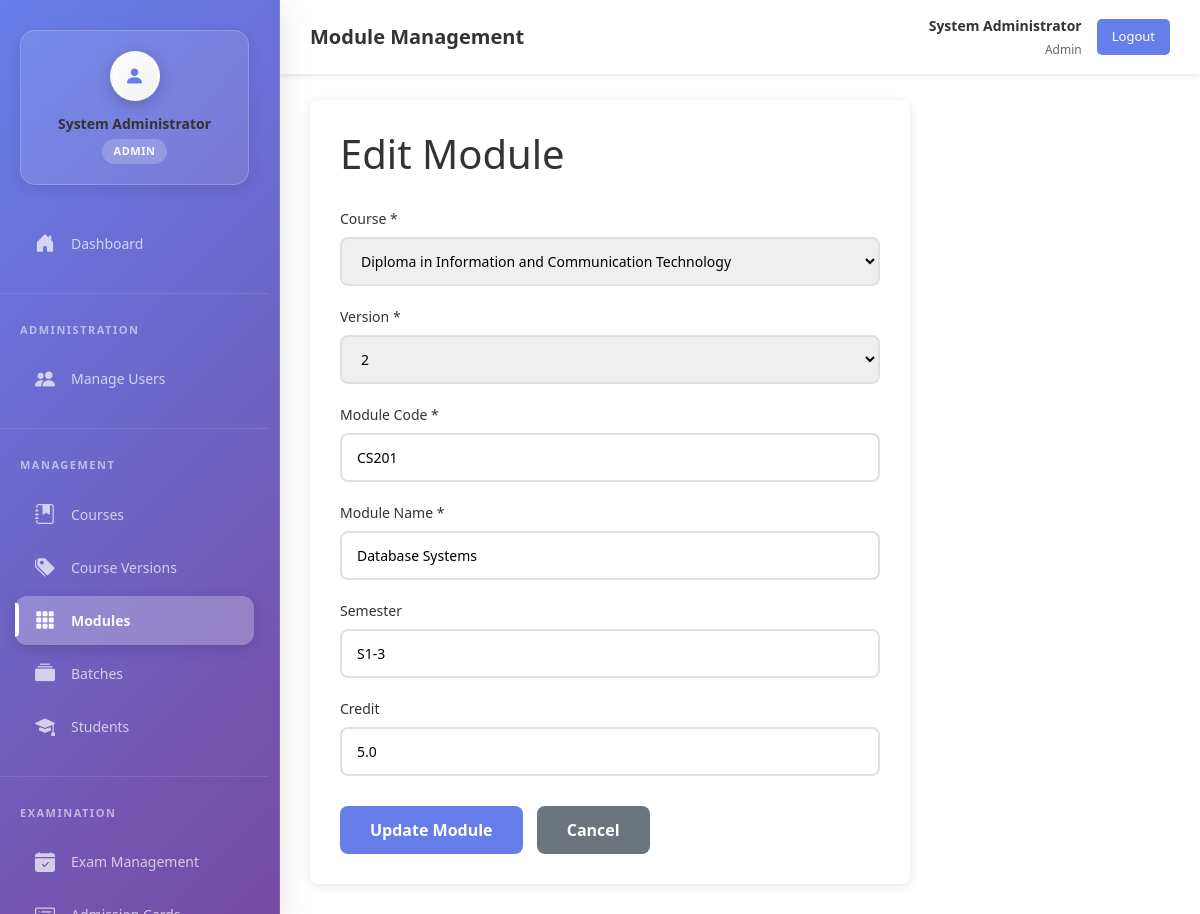
Screenshot of /views/index.php?action=modules&sub=edit&id=64 (signed in) with the database file from the repository.
### tables this page shows
CREATE TABLE IF NOT EXISTS `module` (
  `id` int NOT NULL AUTO_INCREMENT,
  `mcode` varchar(50) NOT NULL,
  `mname` varchar(200) NOT NULL,
  `cid` int NOT NULL,
  `version_id` int NOT NULL,
  `semester` varchar(20) DEFAULT NULL,
  `credit` decimal(3,1) DEFAULT '0.0',
  `created_at` timestamp NULL DEFAULT CURRENT_TIMESTAMP,
  `updated_at` timestamp NULL DEFAULT CURRENT_TIMESTAMP ON UPDATE CURRENT_TIMESTAMP,
  PRIMARY KEY (`id`),
  UNIQUE KEY `unique_module_code_version` (`mcode`,`version_id`),
  KEY `cid` (`cid`),
  KEY `version_id` (`version_id`)
);

CREATE TABLE IF NOT EXISTS `courses` (
  `id` int NOT NULL AUTO_INCREMENT,
  `cname` varchar(100) NOT NULL,
  `created_at` timestamp NULL DEFAULT CURRENT_TIMESTAMP,
  `updated_at` timestamp NULL DEFAULT CURRENT_TIMESTAMP ON UPDATE CURRENT_TIMESTAMP,
  PRIMARY KEY (`id`),
  UNIQUE KEY `cname` (`cname`)
);

CREATE TABLE IF NOT EXISTS `versions` (
  `id` int NOT NULL AUTO_INCREMENT,
  `course_id` int NOT NULL,
  `version_name` varchar(100) NOT NULL,
  `description` text,
  `status` enum('active','inactive') DEFAULT 'active',
  `created_at` timestamp NULL DEFAULT CURRENT_TIMESTAMP,
  `updated_at` timestamp NULL DEFAULT CURRENT_TIMESTAMP ON UPDATE CURRENT_TIMESTAMP,
  PRIMARY KEY (`id`),
  UNIQUE KEY `unique_version_course` (`version_name`,`course_id`),
  KEY `course_id` (`course_id`)
);

### models/Module.php (called while the page is built, shortened)
<?php
require_once __DIR__ . '/../config/database.php';
class Module {
    private $conn;
    private $table = "module";
    public function __construct() {
        $database = new Database();
        $this->conn = $database->getDbConnection();
    }
    public function getModuleById($id) {
        $query = "SELECT id, mcode, mname, cid, version_id, semester, credit, created_at
                  FROM " . $this->table . "
                  WHERE id = :id
                  LIMIT 1";
        $stmt = $this->conn->prepare($query);
        $stmt->bindParam(":id", $id);
        $stmt->execute();
        if ($stmt->rowCount() > 0) {
            $row = $stmt->fetch(PDO::FETCH_ASSOC);
            $this->id = $row['id'];
            $this->mcode = $row['mcode'];
            $this->mname = $row['mname'];
            $this->cid = $row['cid'];
            $this->version_id = $row['version_id'];
            $this->semester = $row['semester'];
            $this->credit = $row['credit'];
            return true;
        }
        return false;
    }
}
?>

### config/database.php (called while the page is built, shortened)
<?php
class Database {
    private $host = "localhost";
    private $db_name = "exam_management";
    private $username = "root";
    private $password = "1234";
    public function getDbConnection() {
        $this->conn = null;
        try {
            $this->conn = new PDO(
                "mysql:host=" . $this->host . ";dbname=" . $this->db_name . ";charset=utf8mb4",
                $this->username,
                $this->password
            );
            $this->conn->setAttribute(PDO::ATTR_ERRMODE, PDO::ERRMODE_EXCEPTION);
        } catch(PDOException $e) {
            error_log("Database Connection Error: " . $e->getMessage());
            return null;
        }
        return $this->conn;
    }
}
?>

### models/Course.php (called while the page is built, shortened)
<?php
require_once __DIR__ . '/../config/database.php';
class Course {
    private $conn;
    private $table = "courses";
    public function __construct() {
        $database = new Database();
        $this->conn = $database->getDbConnection();
    }
    public function getAllCourses($filters = []) {
        $query = "SELECT id, cname, created_at
                  FROM " . $this->table . "
                  WHERE 1=1";
        $params = [];
        $query .= " ORDER BY created_at DESC";
        $stmt = $this->conn->prepare($query);
        $stmt->execute();
        return $stmt->fetchAll(PDO::FETCH_ASSOC);
    }
}
?>

### models/Version.php (called while the page is built, shortened)
<?php
require_once __DIR__ . '/../config/database.php';
class Version {
    private $conn;
    private $table = "versions";
    public function __construct() {
        $database = new Database();
        $this->conn = $database->getDbConnection();
    }
    public function getAllVersions($filters = []) {
        $query = "SELECT v.id, v.course_id, v.version_name, v.description, v.status, v.created_at, c.cname as course_name
                  FROM " . $this->table . " v
                  LEFT JOIN courses c ON v.course_id = c.id
                  WHERE 1=1";
        $params = [];
        $query .= " ORDER BY v.created_at DESC";
        $stmt = $this->conn->prepare($query);
        $stmt->execute();
        return $stmt->fetchAll(PDO::FETCH_ASSOC);
    }
}
?>

### views/modules/edit.php (the view, shortened to what this page needs)
<?php require_once __DIR__ . '/../includes/sidebar.php'; ?>
<?php require_once __DIR__ . '/../includes/header.php'; ?>
<div class="main-content">
    <div class="form-container">
        <h1 style="margin-bottom: 30px; color: #333;">Edit Module</h1>
        <form method="POST" action="index.php?action=modules&sub=edit&id=<?php echo $module->id; ?>" id="moduleForm">
            <div class="form-group">
                <label for="cid">Course *</label>
                <select id="cid" name="cid" required>
                    <?php foreach ($courses as $course): ?>
                        <option value="<?php echo $course['id']; ?>"
                                <?php echo ($module->cid == $course['id']) ? 'selected' : ''; ?>>
                            <?php echo htmlspecialchars($course['cname']); ?>
                        </option>
                    <?php endforeach; ?>
                </select>
            </div>
            <div class="form-group">
                <label for="version_id">Version *</label>
                <select id="version_id" name="version_id" required>
                    <?php foreach ($versions as $version): ?>
                        <option value="<?php echo $version['id']; ?>"
                                <?php echo ($module->version_id == $version['id']) ? 'selected' : ''; ?>>
                            <?php echo htmlspecialchars($version['version_name']); ?>
                        </option>
                    <?php endforeach; ?>
                </select>
            </div>
            <div class="form-group">
                <label for="mcode">Module Code *</label>
                <input type="text" id="mcode" name="mcode" required
                       value="<?php echo htmlspecialchars($module->mcode ?? ''); ?>"
                       placeholder="e.g., CS101">
            </div>
            <div class="form-group">
                <label for="mname">Module Name *</label>
                <input type="text" id="mname" name="mname" required
                       value="<?php echo htmlspecialchars($module->mname ?? ''); ?>"
                       placeholder="Enter module name">
            </div>
            <div class="form-group">
                <label for="semester">Semester</label>
                <input type="text" id="semester" name="semester"
                       value="<?php echo htmlspecialchars($module->semester ?? ''); ?>"
                       placeholder="e.g., 1, 2, 3, etc.">
            </div>
            <div class="form-group">
                <label for="credit">Credit</label>
                <input type="number" id="credit" name="credit" step="0.1" min="0"
                       value="<?php echo htmlspecialchars($module->credit ?? '0'); ?>"
                       placeholder="e.g., 3.0">
            </div>
            <div style="margin-top: 30px;">
                <button type="submit" class="btn-submit">Update Module</button>
                <a href="index.php?action=modules" class="btn-cancel">Cancel</a>
            </div>
        </form>
    </div>
</div>

### views/includes/sidebar.php (style rules this page uses)
* { box-sizing: border-box; }
:root { --sidebar-bg: linear-gradient(135deg, #667eea 0%, #764ba2 50%, #667eea 100%); --sidebar-width: 280px; --sidebar-shadow: 0 8px 32px rgba(0, 0, 0, 0.12); --menu-item-hover: rgba(255, 255, 255, 0.15); --menu-item-active: rgba(255, 255, 255, 0.25); --text-primary: rgba(255, 255, 255, 0.95); --text-secondary: rgba(255, 255, 255, 0.7); }
html, body { height: 100%; height: 100vh; height: 100dvh; margin: 0; padding: 0; overflow-x: hidden; overflow-y: auto; }

### views/modules/edit.php (style rules this page uses)
.main-content { margin-left: 280px; margin-top: 70px; padding: 30px; background: white; min-height: calc(100vh - 70px); min-height: calc(100dvh - 70px); height: calc(100vh - 70px); height: calc(100dvh - 70px); overflow-y: auto; overflow-x: hidden; }
.form-container { max-width: 600px; background: white; padding: 30px; border-radius: 8px; box-shadow: 0 2px 10px rgba(0, 0, 0, 0.1); }
.form-group { margin-bottom: 20px; }
.form-group label { display: block; margin-bottom: 8px; color: #333; font-weight: 500; font-size: 14px; }
.form-group input, .form-group select { width: 100%; padding: 12px 15px; border: 2px solid #e0e0e0; border-radius: 8px; font-size: 14px; transition: all 0.3s ease; }
.btn-submit { padding: 12px 30px; background: #667eea; color: white; border: none; border-radius: 8px; font-size: 16px; font-weight: 600; cursor: pointer; transition: background 0.3s ease; }
.btn-cancel { padding: 12px 30px; background: #6c757d; color: white; text-decoration: none; border-radius: 8px; font-size: 16px; font-weight: 600; display: inline-block; margin-left: 10px; }

### rows the page displays
module: cid "Diploma in Information and Communication Technology", version_id "2", mcode "CS201", mname "Database Systems", semester "S1-3", credit "5.0"

### other values shown
$user_name "System Administrator"
$user_role "ADMIN"
$page_titles[$current_action] "Module Management"
$_SESSION['full_name'] "System Administrator"
$_SESSION['role'] "Admin"
